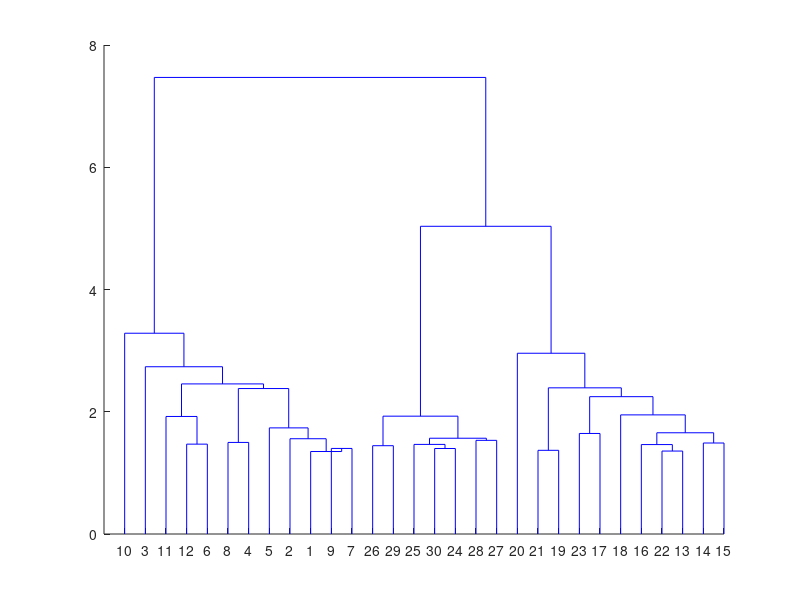
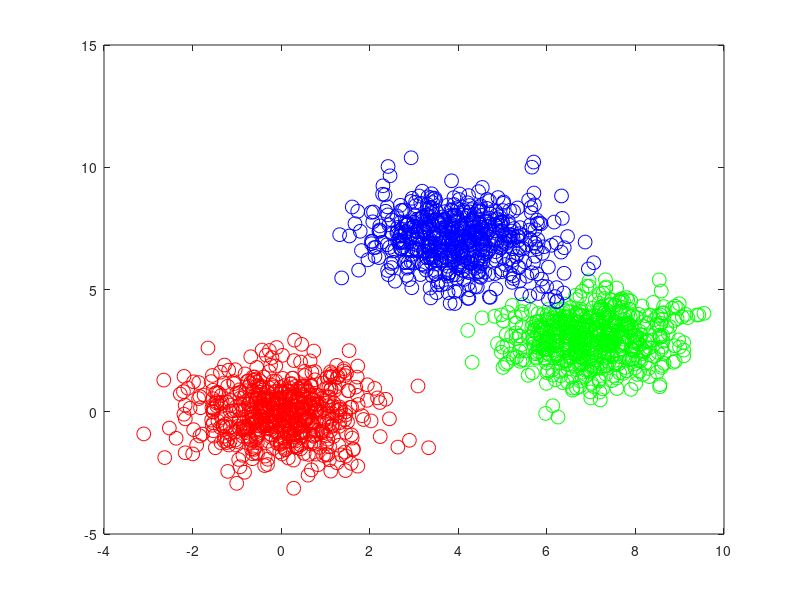

Write MATLAB code to recreate these figures, in order.
clc;
clear;
close all;


data=load('data1');
X=data.X;

k=3;
Z=linkage(X,'centroid','euclidean');
IDX=cluster(Z,'maxclust',k);

figure;
dendrogram(Z);

figure;
Colors=hsv(k);
for i=1:k
    Xi=X(IDX==i,:);
    plot(Xi(:,1),Xi(:,2),'o','MarkerSize',10,'Color',Colors(i,:));
    hold on;
end
